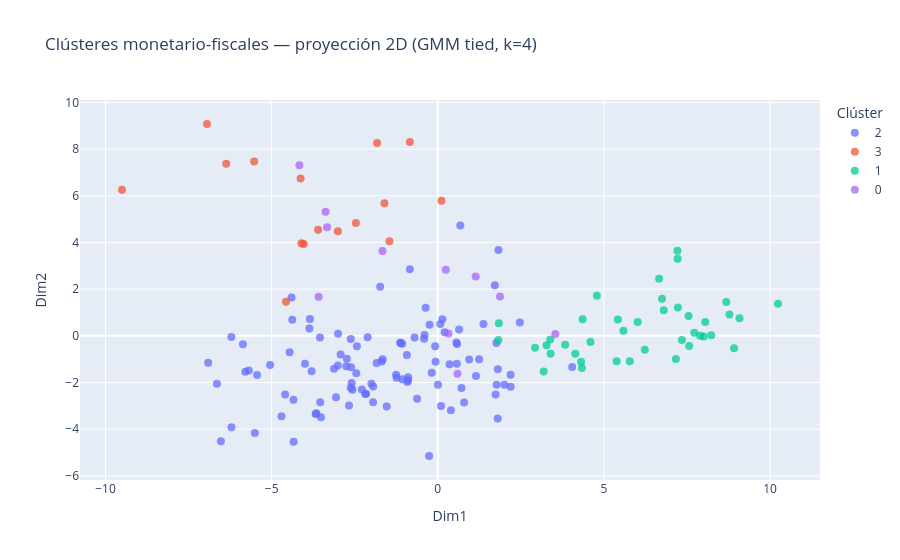

Notebook code cell kept with this figure:
### Code cell
from sklearn.decomposition import PCA as PCA_viz

pca_2d = PCA_viz(n_components=2, random_state=42)
coords_2d = pca_2d.fit_transform(X)

df_viz = pd.DataFrame(coords_2d, columns=["Dim1", "Dim2"], index=X.index)
df_viz["cluster"] = labels_finales.astype(str)

varianza_explicada = pca_2d.explained_variance_ratio_
print(f"Varianza explicada por Dim1: {varianza_explicada[0]:.1%}")
print(f"Varianza explicada por Dim2: {varianza_explicada[1]:.1%}")
print(f"Varianza total retenida en 2D: {varianza_explicada.sum():.1%}")

fig_clusters_2d = px.scatter(
    df_viz, x="Dim1", y="Dim2", color="cluster",
    hover_name=df_viz.index,
    title="Clústeres monetario-fiscales — proyección 2D (GMM tied, k=4)",
    labels={"cluster": "Clúster"}
)
fig_clusters_2d.update_traces(marker=dict(size=8, opacity=0.75))
fig_clusters_2d.show()

### Figure 1 — Plotly figure (JSON) as saved in the notebook; plotly's stock layout.template omitted (floating-point values rounded to 4 significant figures)
{"data": [{"hovertemplate": "<b>%{hovertext}</b><br><br>Clúster=2<br>Dim1=%{x}<br>Dim2=%{y}<extra></extra>", "hovertext": ["AFG", "ALB", "ARG", "ARM", "ATG", "BDI", "BEN", "BFA", "BGD", "BHS", "BIH", "BLZ", "BOL", "BRA", "BRB", "CAF", "CHL", "CHN", "CIV", "CMR", "COD", "COL", "COM", "CPV", "CRI", "CUB", "DJI", "DMA", "DOM", "ECU", "EGY", "ERI", "ETH", "FJI", "GEO", "GHA", "GIN", "GMB", "GNB", "GTM", "GUY", "HND", "HTI", "IDN", "IND", "JAM", "JOR", "KEN", "KGZ", "KHM", "KNA", "LAO", "LBN", "LBR", "LCA", "LKA", "LSO", "MAR", "MDG", "MEX", "MHL", "MLI", "MMR", "MOZ", "MRT", "MUS", "MWI", "MYS", "NAM", "NER", "NGA", "NIC", "NPL", "PAK", "PER", "PHL", "PLW", "PNG", "PRY", "RWA", "SEN", "SGP", "SLB", "SLV", "SOM", "STP", "SUR", "SWZ", "SYC", "SYR", "TCD", "TGO", "THA", "TON", "TTO", "TUN", "TZA", "UGA", "URY", "VCT", "VNM", "VUT", "WSM", "ZAF", "ZMB"], "legendgroup": "2", "marker": {"color": "#636efa", "opacity": 0.75, "size": 8, "symbol": "circle"}, "mode": "markers", "name": "2", "orientation": "v", "showlegend": true, "type": "scatter", "x": [-5.793, 1.741, 0.5758, -2.617, -0.8911, -4.344, -3.061, -2.284, -2.451, -1.237, 1.804, -1.062, 0.2084, 1.773, 2.006, -6.646, 2.47, 1.827, -5.505, -2.591, -6.91, 0.9456, -3.514, 0.077, 2.193, 1.808, -2.738, -0.6215, -2.619, -0.2448, -0.8916, -3.653, -5.686, -0.4107, -1.072, -5.439, -6.212, -4.703, -4.595, 0.3969, -2.182, -0.06658, -3.675, -0.6982, -0.9287, 0.007925, -1.686, -1.944, -2.112, -2.753, -2.606, -5.046, -0.2615, -4.459, -0.9144, -1.841, -1.659, 0.5801, -6.209, 1.15, 0.355, -3.796, -4.401, -1.998, -3.864, 0.7156, -3.539, 1.718, -0.3979, -3.121, -3.847, 0.7926, -1.128, -1.947, 0.561, -0.07758, 1.766, -1.733, -1.12, -1.254, -2.157, 0.6794, -3.546, 0.09814, -6.527, -4.339, -0.8391, -3.006, -2.671, -2.924, -5.864, -3.996, 1.375, -0.1805, -0.3651, 2.194, -2.432, -2.565, 1.245, -1.537, 0.1385, -3.001, 0.6433, 4.046, -4.378], "xaxis": "x", "y": [-1.543, -2.51, -1.198, -0.14, -1.902, -2.74, -2.628, -2.3, -1.601, -1.794, -3.544, -1.86, 0.1574, -2.094, -2.096, -2.054, 0.5732, 3.68, -4.162, -2.026, -1.158, -1.01, -3.484, 0.5059, -1.672, -1.434, -0.9857, -2.699, -2.22, 0.4781, -1.775, -3.321, -1.482, -0.128, -0.3397, -1.677, -0.04671, -3.445, -2.51, -3.185, -2.489, -1.114, -3.352, -0.07523, -0.826, -2.099, -1.101, -2.176, -0.0561, -1.304, -1.343, -1.249, -5.149, -0.6992, -1.983, -1.163, -1.003, -0.3492, -3.918, -1.719, -1.222, -1.521, 1.64, -2.052, 0.3115, -2.23, -2.851, 2.163, 0.03122, -1.411, 0.7228, -2.856, -0.2919, -2.843, -0.2874, -0.4488, -0.3079, 2.1, -0.301, -1.663, -2.481, 4.724, -0.07254, -3.002, -4.52, -4.542, 2.851, -1.269, -2.99, -0.8002, -0.3588, -1.2, 0.5088, -1.583, 1.208, -2.187, -0.4467, -2.315, -1.002, -3.024, 0.714, 0.09257, 0.2701, -1.338, 0.6916], "yaxis": "y"}, {"hovertemplate": "<b>%{hovertext}</b><br><br>Clúster=3<br>Dim1=%{x}<br>Dim2=%{y}<extra></extra>", "hovertext": ["AGO", "ARE", "BHR", "BRN", "BTN", "BWA", "COG", "DZA", "GAB", "GNQ", "IRQ", "KWT", "MDV", "OMN", "QAT", "SAU"], "legendgroup": "3", "marker": {"color": "#EF553B", "opacity": 0.75, "size": 8, "symbol": "circle"}, "mode": "markers", "name": "3", "orientation": "v", "showlegend": true, "type": "scatter", "x": [-6.367, -1.605, -3.602, 0.1118, -4.033, -1.455, -9.504, -2.464, -4.104, -6.945, -5.527, -1.826, -4.567, -3.007, -0.8398, -4.128], "xaxis": "x", "y": [7.374, 5.678, 4.545, 5.794, 3.937, 4.052, 6.261, 4.835, 3.969, 9.077, 7.474, 8.263, 1.464, 4.486, 8.308, 6.745], "yaxis": "y"}, {"hovertemplate": "<b>%{hovertext}</b><br><br>Clúster=1<br>Dim1=%{x}<br>Dim2=%{y}<extra></extra>", "hovertext": ["AUS", "AUT", "BEL", "BGR", "CAN", "CHE", "CYP", "CZE", "DEU", "DNK", "ESP", "EST", "FIN", "FRA", "GBR", "GRC", "HRV", "HUN", "IRL", "ISR", "ITA", "JPN", "KOR", "LTU", "LUX", "LVA", "MLT", "MNE", "NLD", "NOR", "NZL", "PAN", "POL", "PRT", "ROU", "SVK", "SVN", "SWE", "TUR", "USA"], "legendgroup": "1", "marker": {"color": "#00cc96", "opacity": 0.75, "size": 8, "symbol": "circle"}, "mode": "markers", "name": "1", "orientation": "v", "showlegend": true, "type": "scatter", "x": [7.227, 7.721, 8.004, 3.835, 7.55, 6.752, 9.082, 4.361, 7.35, 10.24, 8.781, 5.423, 6.802, 7.898, 8.918, 5.385, 4.339, 4.139, 6.663, 4.598, 7.569, 8.231, 4.789, 3.273, 7.221, 3.397, 5.781, 3.189, 8.052, 7.213, 6.018, 1.839, 4.315, 7.168, 1.823, 3.388, 5.588, 8.686, 2.928, 6.232], "xaxis": "x", "y": [1.218, 0.1268, -0.03043, -0.3835, 0.8522, 1.592, 0.7517, 0.7068, -0.1753, 1.378, 0.918, 0.7023, 1.101, 0.0007283, -0.5316, -1.092, -1.382, -0.7667, 2.442, -0.2677, -0.4304, 0.02599, 1.719, -0.4077, 3.301, -0.7697, -1.085, -1.533, 0.5951, 3.641, 0.5893, 0.5378, -1.105, -0.991, -0.1822, -0.1573, 0.2154, 1.451, -0.5113, -0.5981], "yaxis": "y"}, {"hovertemplate": "<b>%{hovertext}</b><br><br>Clúster=0<br>Dim1=%{x}<br>Dim2=%{y}<extra></extra>", "hovertext": ["AZE", "BLR", "KAZ", "MDA", "MKD", "MNG", "RUS", "SRB", "TJK", "TKM", "UKR"], "legendgroup": "0", "marker": {"color": "#ab63fa", "opacity": 0.75, "size": 8, "symbol": "circle"}, "mode": "markers", "name": "0", "orientation": "v", "showlegend": true, "type": "scatter", "x": [-4.165, 1.141, -1.663, 0.5935, 0.3215, -3.332, 0.242, 3.541, -3.585, -3.375, 1.872], "xaxis": "x", "y": [7.311, 2.547, 3.635, -1.628, 0.09751, 4.656, 2.827, 0.08124, 1.674, 5.316, 1.683], "yaxis": "y"}], "layout": {"legend": {"title": {"text": "Clúster"}, "tracegroupgap": 0}, "title": {"text": "Clústeres monetario-fiscales — proyección 2D (GMM tied, k=4)"}, "xaxis": {"anchor": "y", "domain": [0, 1], "title": {"text": "Dim1"}}, "yaxis": {"anchor": "x", "domain": [0, 1], "title": {"text": "Dim2"}}}}
